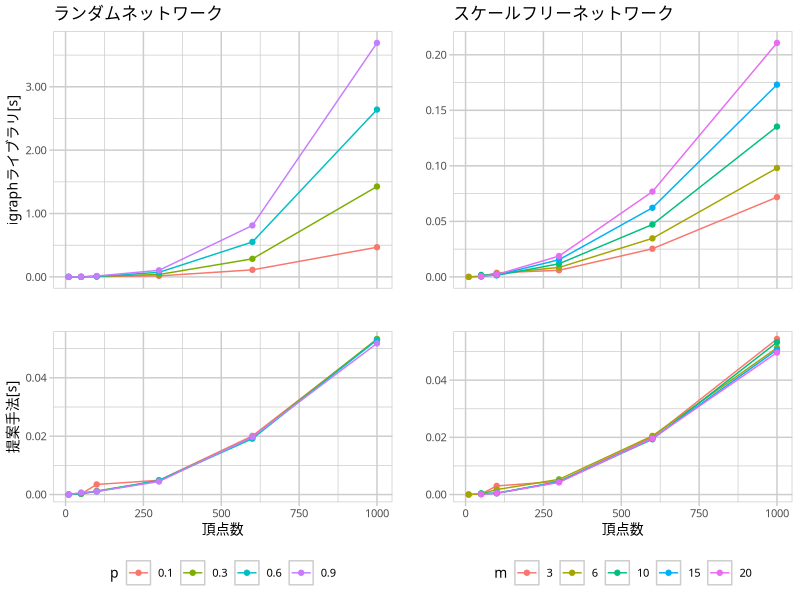

The R source for this figure:
library(readr)
library(tidyr)
library(dplyr)
library(ggplot2)
library(gridExtra)

type_breaks = c('random', 'scale-free')
alg_breaks = c('proposed', 'igraph')
data <- read_csv('dist-delete-mws.csv') %>%
  select(-c(m, test, seed)) %>%
  rename(proposed = `time`, igraph = `time-igraph`) %>%
  gather(alg, time, c(proposed, igraph)) %>%
  group_by(n, type, `p-or-m`, alg) %>%
  summarise(time = mean(time)) %>%
  ungroup() %>%
  mutate(
    type = factor(type, levels = type_breaks),
    alg = factor(alg, levels = alg_breaks),
    p = ifelse(type == 'random', `p-or-m`, NA),
    m = ifelse(type == 'scale-free', `p-or-m`, NA)) %>%
  arrange(type, alg)

pf <- function(vtype, valg) {
  title <- ifelse(valg == 'igraph',
                  ifelse(vtype == 'random',
                         'ランダムネットワーク',
                         'スケールフリーネットワーク'),
                  '')
  title_ylab <- ifelse(vtype == 'random',
                       ifelse(valg == 'proposed',
                              '提案手法[s]',
                              'igraphライブラリ[s]'),
                       '')
  title_xlab <- ifelse(valg == 'proposed', '頂点数', '')
  gp <- ggplot(
    filter(data, type == vtype, alg == valg),
    aes(n, time, colour = as.factor(ifelse(type == 'random', p, m)))) +
    ggtitle(title) +
    geom_line() +
    geom_point() +
    scale_x_continuous(name = title_xlab) +
    scale_y_continuous(name = title_ylab, labels = function(y) format(y, nsmall = 2)) +
    labs(colour = ifelse(vtype == 'random', 'p', 'm')) +
    theme(text = element_text(family = 'IPAexGothic', size = 10),
          panel.background = element_rect(fill = 'white', colour = 'grey80'),
          panel.grid.major = element_line(colour = 'grey80'),
          panel.grid.minor = element_line(colour = 'grey80'),
          axis.ticks = element_line(colour = 'grey80'),
          axis.title.x = if(title_xlab == '') element_blank() else element_text(),
          axis.text.x = if(title_xlab == '') element_blank() else element_text(),
          axis.ticks.x = if(title_xlab == '') element_blank() else element_line(),
          legend.position = ifelse(valg == 'proposed', 'bottom', 'none'))
  return(gp)
}

cairo_pdf('the-dist-delete.pdf',
          width = 7, height = 5, pointsize = 10)
grid.arrange(
  pf('random', 'igraph'), pf('scale-free', 'igraph'),
  pf('random', 'proposed'), pf('scale-free', 'proposed'),
  ncol = 2)
dev.off()
